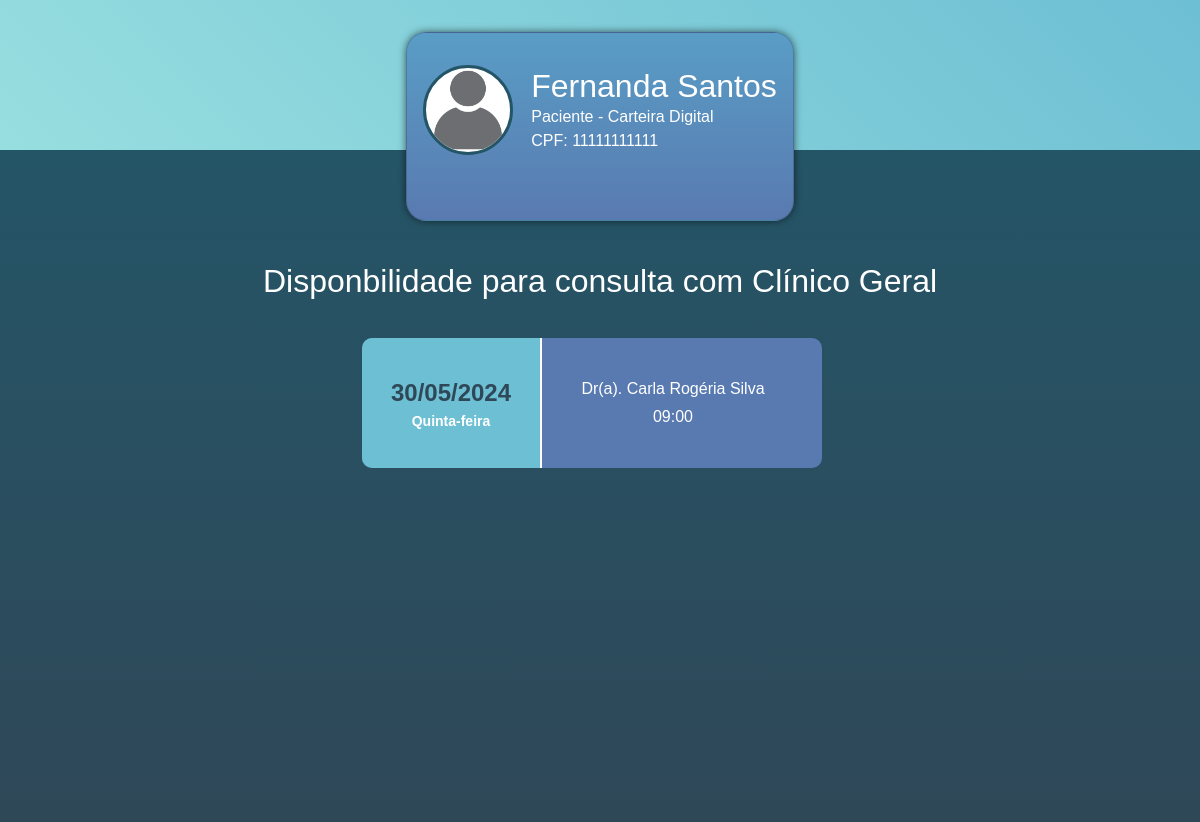
Page /agendar_clinico (signed in) on the committed database.
### main/models.py (models this page shows, shortened)
class DimPaciente(db.Model, UserMixin):
    _tablename_ = 'dim_paciente'
    id_paciente = db.Column(db.Integer, primary_key=True)
    cpf = db.Column(db.String(11), unique=True, nullable=False)
    nome = db.Column(db.String(100), nullable=False)
    data_nascimento = db.Column(db.Date, nullable=True)
    telefone = db.Column(db.String(20), nullable=True)
    email = db.Column(db.String(100), nullable=True)
    senha = db.Column(db.String(255), nullable=True)
    access_key = db.Column(db.String(255), nullable=True)
    role = db.Column(db.String(10), default='paciente')

class DimMedico(db.Model):
    _tablename_ = 'dim_medico'
    id_medico = db.Column(db.Integer, primary_key=True)
    cpf = db.Column(db.String(11), unique=True, nullable=False)
    pronome_tratamento = db.Column(db.String(10), nullable=False)
    nome = db.Column(db.String(100), nullable=False)
    crm = db.Column(db.String(20), unique=True, nullable=False)
    data_nascimento = db.Column(db.Date, nullable=True)
    telefone = db.Column(db.String(20), nullable=True)
    email = db.Column(db.String(100), nullable=True)
    senha = db.Column(db.String(255), nullable=True)
    access_key = db.Column(db.String(255), nullable=True)
    especialidade = db.Column(db.String(100), nullable=False)
    role = db.Column(db.String(10), default='medico')

class DimDisponibilidadeConsultas(db.Model):
    _tablename_ = 'dim_disponibilidade_consultas'
    id_disponibilidade_consulta = db.Column(db.Integer, primary_key=True)
    fk_id_medico = db.Column(db.Integer, db.ForeignKey('dim_medico.id_medico'), nullable=False)
    data_disponivel = db.Column(db.Date, nullable=False)
    dia_semana = db.Column(db.String(20), nullable=False)
    hora_disponivel = db.Column(db.Time, nullable=False)
    status = db.Column(db.String(20), nullable=False)
    medico = db.relationship('DimMedico', backref=db.backref('disponibilidades_consulta', lazy=True))

### main/routes.py (the view)
@app.route('/agendar_clinico')
def agendar_clinico():
    id_paciente = current_user.id_paciente
    paciente = DimPaciente.query.get(id_paciente)
    disponibilidade_clinico = (DimDisponibilidadeConsultas.query
                               .filter(DimDisponibilidadeConsultas.fk_id_medico == app.config["ID_CLINICO_GERAL"])
                               .filter(DimDisponibilidadeConsultas.status == None)
                               .order_by(DimDisponibilidadeConsultas.data_disponivel)
                               .order_by(DimDisponibilidadeConsultas.hora_disponivel)
                               )  # .filter() não aceita "is None"
    medico = DimMedico.query.get(app.config["ID_CLINICO_GERAL"])
    titulo = "Disponbilidade para consulta com"
    return render_template("agendar_consulta.html",
                           disponibilidade_clinico=disponibilidade_clinico,
                           medico=medico,
                           paciente=paciente,
                           titulo=titulo
                           )

### main/models.py (called while the page is built)
@login_manager.user_loader
def load_user(id_usuario):
    return DimPaciente.query.get(int(id_usuario))

### main/templates/agendar_consulta.html (shortened to what this page needs)
<!DOCTYPE html>
<html lang="en">
<head>
    {% include 'includes/bootstrap.html' %}
    <link rel="stylesheet" href="{{ url_for('static', filename='style.css') }}">
    <link rel="stylesheet" href="https://cdn.jsdelivr.net/npm/bootstrap-icons@1.11.3/font/bootstrap-icons.min.css">
</head>
<body>
    <div>
        <header>
            <div class="card">
                <div class="infos">
                    <div class="user_img">
                        <img src="{{ url_for('static', filename='images/default.png') }}" alt="">
                    </div>
                    <div class="user_info">
                        <a href="/menu_paciente">
                            <h2 class="mb-0">{{paciente.nome}}</h2>
                            <p class="mb-0">{{paciente.role}} - Carteira Digital</p>
                            <p class="mb-0">CPF: {{paciente.cpf}}</p>
                        </a>
                    </div>
                </div>
            </div>
        </header>
        <section class="services_area">
            <h2 class="mb-4" id="title_service">
                {{ titulo }} {{ medico.especialidade }}
            </h2>
            <div class="list_users">
                {% for horario in disponibilidade_clinico %}
                    <a href="#" class="user_info_list" data-bs-toggle="modal" data-bs-target="#confirmation{{horario.id_disponibilidade_consulta}}">
                        <div class="date-consult">
                            <span id="date_list">{{horario.data_disponivel.strftime("%d/%m/%Y")}}</span>
                            <span id="day_list">{{horario.dia_semana}}</span>
                        </div>
                        <div class="user_more_info">
                            <span>Dr(a). {{medico.nome}}</span>
                            <span>{{horario.hora_disponivel.strftime("%H:%M")}}</span>
                        </div>
                    </a>
                {% endfor%}
            </div>
        </section>
    </div>
</body>
</html>

### main/templates/includes/bootstrap.html (shortened to what this page needs)
<link rel="stylesheet" href="https://cdn.jsdelivr.net/npm/bootstrap@5.3.2/dist/css/bootstrap.min.css"
>

### main/static/style.css (style rules this page uses)
* { margin: 0; padding: 0; box-sizing: border-box; font-family: sans-serif; }
body { height: 100vh; background-color: #245567; }
header { position: static; height: 150px; background: linear-gradient(45deg, #97dedf, #6dbfd4); display: flex; justify-content: center; box-shadow: 2px 0px 8px -1px rgba(0,0,0,1); }
.card { height: 23%; margin-top: 2rem; position: absolute; border-radius: 20px; background: linear-gradient(#599dc6, #597ab0); min-width: 30%; display: flex; flex-direction: column; color: #fff; box-shadow: 0px 0px 8px -1px rgba(0,0,0,0.75); }
.infos { display: flex; justify-content: center; gap: 18px; align-items: center; margin-top: 1rem; padding: 1rem; }
.user_img img { position: relative; width: 90px; height: 90px; background-color: #fff; border-radius: 50%; border: 3px solid #245567; object-fit: cover; }
.services_area { display: flex; flex-direction: column; align-items: center; width: 100%; height: 84vh; background: linear-gradient(#245567, #2f4858); overflow: hidden; }
#title_service { color: #fff; margin-top: 7rem; }
.list_users { padding: 2px; margin-top: 12px; margin-bottom: 12px; max-height: 600px; width: 480px; display: flex; justify-content: end; align-items: center; flex-wrap: wrap; overflow-y: auto; }
.user_info a { text-decoration: none; color: #fff; }
.user_info_list { text-decoration: none; display: flex; align-items: center; width: 460px; background-color: #597ab0; border-radius: 10px; cursor: pointer; transition: all .1s; margin-bottom: 1rem; margin-right: 1rem; }
.date-consult { display: flex; flex-direction: column; min-width: 180px; height: 130px; align-items: center; justify-content: center; margin-right: 1rem; border-right: 2px solid #fff; padding: 1rem; font-size: 18pt; background-color: #6dbfd4; border-radius: 10px 0px 0px 10px; }
#date_list { font-size: 18pt; font-weight: bold; color: #2f4858; }
#day_list { font-size: 14px; font-weight: 600; color: #fff; }
.user_more_info { display: flex; flex-direction: column; min-width: 230px; gap: 4px; padding: 1rem; align-items: center; justify-content: space-between; color: #fff; }

### rows in the picture
DimPaciente: nome "Fernanda Santos", role "Paciente", cpf "11111111111"
DimMedico: especialidade "Clínico Geral", nome "Carla Rogéria Silva"
DimDisponibilidadeConsultas: data_disponivel "30/05/2024", dia_semana "Quinta-feira", hora_disponivel "09:00"

### other values in the picture
{{ titulo }} "Disponbilidade para consulta com"
